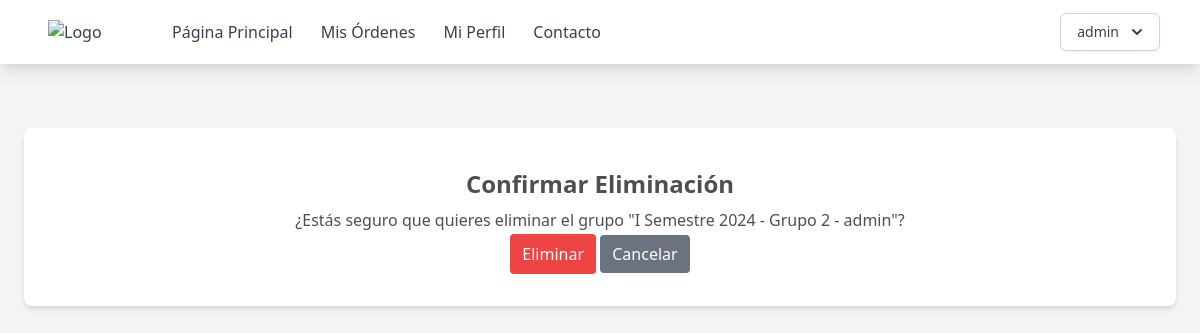
Before: /eliminar-grupo/2 (signed in) with the older database file.
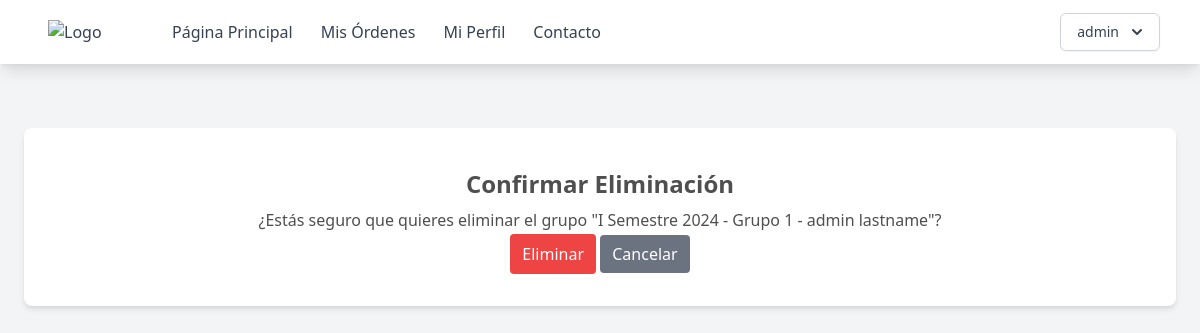
After: the same page with the newer database file.
### supply_room/models.py (models this page shows, shortened)
class ClassGroups(models.Model):
    number = models.PositiveIntegerField(verbose_name='Numero de Curso:')
    year = models.PositiveIntegerField(verbose_name='Año', default=2024)
    term = models.CharField(
        max_length=3, choices=TERM_CHOICES, default="I", verbose_name='Semestre'
    )
    professor = models.ForeignKey(
        Users, related_name="group_professor", on_delete=models.PROTECT, verbose_name='Profesor'
    )
    class_id = models.ForeignKey(Class, on_delete=models.CASCADE, verbose_name='Clase')
    student = models.ManyToManyField(
        Users, related_name="group_student", through=Users.groups.through, blank=True, verbose_name='Estudiantes'
    )
    @property
    def semester(self):
        return f"{self.term} Semestre {str(self.year)}"

class Users(AbstractUser):
    name = models.CharField(max_length=200)
    email = models.EmailField(unique=True)
    role = models.CharField(max_length=200, choices=ROLE_CHOICES, default="student")
    student_id = models.CharField(max_length=200, null=True)
    username = models.CharField(max_length=50, null=True)
    groups = models.ManyToManyField(
        "ClassGroups", related_name="group_student", blank=True
    )
    orders = models.ManyToManyField("Order", related_name="order_student", blank=True)
    objects = CustomUserManager()
    USERNAME_FIELD = "email"
    REQUIRED_FIELDS = ["name", "role"]

### supply_room/views.py (the view, shortened to what this page needs)
# urls.py: path("eliminar-grupo/<int:pk>", ClassGroupsDelete.as_view(), name="eliminar-grupo"),
class ClassGroupsDelete(DeleteView):
    model = ClassGroups
    template_name = "page/grupos/confirm_delete_grupos.html"
    code = ""

### templates/page/grupos/confirm_delete_grupos.html (shortened to what this page needs)
{% extends "base.html" %}
{% block content %}
<div class="max-w-6xl mx-auto px-4 py-8 bg-white rounded-lg shadow-md mt-16 text-center">
    <h2 class="text-2xl font-bold py-2">Confirmar Eliminación</h2>
    <p>¿Estás seguro que quieres eliminar el grupo "{{ object.semester }} - Grupo {{ object.number }} - {{object.professor.name}}"?</p>
    <form method="post">
        <button type="submit" class="py-2 px-3 bg-red-500 text-white rounded hover:bg-red-400">Eliminar</button>
        <a href="{% url 'grupos' code=object.class_id.code %}" class="py-2 px-3 bg-gray-500 text-white rounded hover:bg-gray-400">Cancelar</a>
    </form>
</div>
{% endblock %}

Changed rows visible on the page:
changed ClassGroups: number "2" → "1"; professor.name "admin" → "admin lastname"
